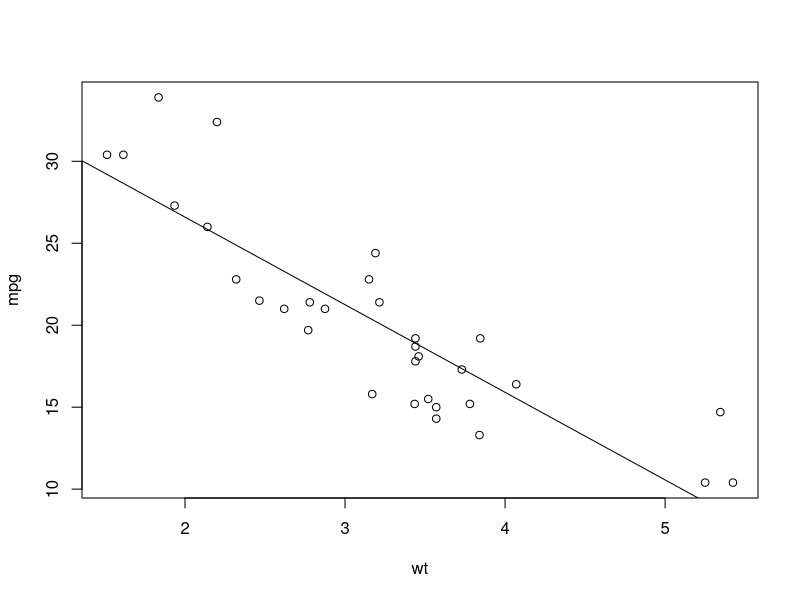
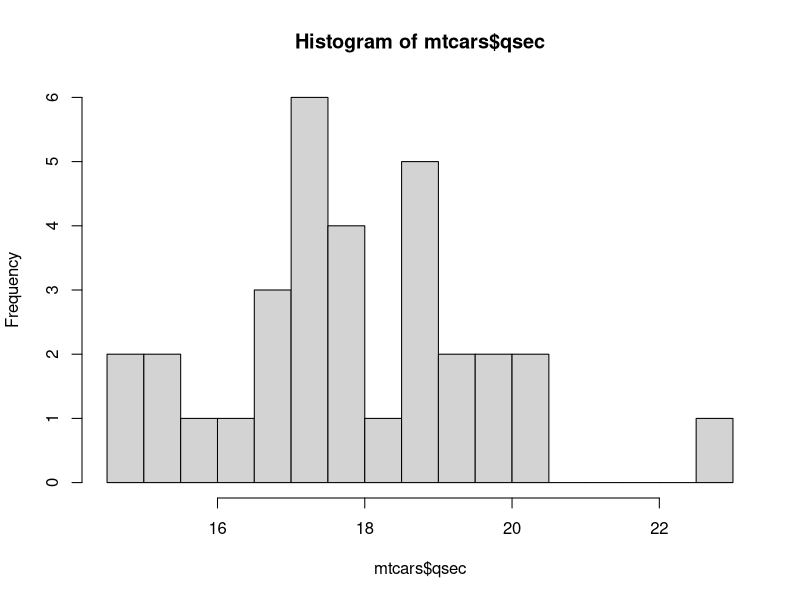

Write R code to recreate these figures, in order.
## ---- chunk 1
knitr::opts_chunk$set(echo = TRUE)
knitr::opts_chunk$set(message = FALSE)
options(width = 1000)
## ---- chunk 2
mu = matrix(c(5, 3, 7))
Sigma = matrix(c(4, -1, 0, -1, 4, 2, 0, 2, 9), 3, 3)
A = matrix(c(4, -3, 5))
## ---- chunk 3
Mean.AX = t(A) %*% mu
Var.AX = t(A) %*% Sigma %*% A
## ---- chunk 4
pnorm(63, mean = Mean.AX, sd = sqrt(Var.AX))
## ---- chunk 5
data(mtcars)
## ---- chunk 6
plot(mpg ~ wt, data= mtcars)
abline(lm(mpg ~ wt, data= mtcars))
## ---- chunk 7
hist(mtcars$qsec, breaks = 15)
## ---- chunk 8
x = c(2.2, 7, 4, -6)
mean(x)
# knitr::include_graphics()
